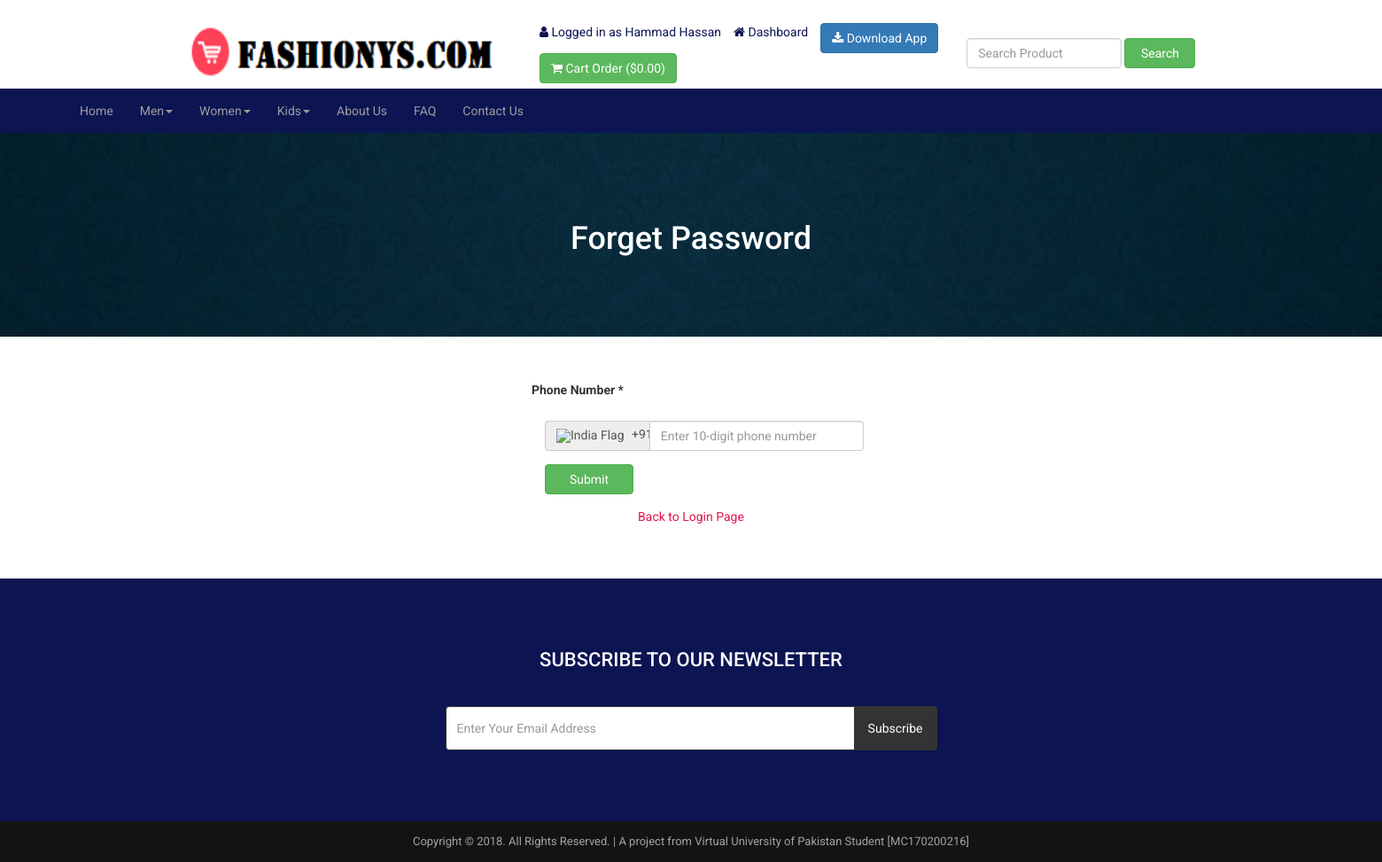
/forget-password.php (signed in), run on the app's committed database.
### tables this page shows
CREATE TABLE IF NOT EXISTS `tbl_settings` (
  `id` int(11) NOT NULL,
  `logo` varchar(255) NOT NULL,
  `favicon` varchar(255) NOT NULL,
  `footer_about` text NOT NULL,
  `footer_copyright` text NOT NULL,
  `contact_address` text NOT NULL,
  `contact_email` varchar(255) NOT NULL,
  `contact_phone` varchar(255) NOT NULL,
  `contact_fax` varchar(255) NOT NULL,
  `contact_map_iframe` text NOT NULL,
  `receive_email` varchar(255) NOT NULL,
  `receive_email_subject` varchar(255) NOT NULL,
  `receive_email_thank_you_message` text NOT NULL,
  `forget_password_message` text NOT NULL,
  `total_recent_post_footer` int(10) NOT NULL,
  `total_popular_post_footer` int(10) NOT NULL,
  `total_recent_post_sidebar` int(11) NOT NULL,
  `total_popular_post_sidebar` int(11) NOT NULL,
  `total_featured_product_home` int(11) NOT NULL,
  `total_latest_product_home` int(11) NOT NULL,
  `total_popular_product_home` int(11) NOT NULL,
  `meta_title_home` text NOT NULL,
  `meta_keyword_home` text NOT NULL,
  `meta_description_home` text NOT NULL,
  `banner_login` varchar(255) NOT NULL,
  `banner_registration` varchar(255) NOT NULL,
  `banner_forget_password` varchar(255) NOT NULL,
  `banner_reset_password` varchar(255) NOT NULL,
  `banner_search` varchar(255) NOT NULL,
  `banner_cart` varchar(255) NOT NULL,
  `banner_checkout` varchar(255) NOT NULL,
  `banner_product_category` varchar(255) NOT NULL,
  `banner_blog` varchar(255) NOT NULL,
  `cta_title` varchar(255) NOT NULL,
  `cta_content` text NOT NULL,
  `cta_read_more_text` varchar(255) NOT NULL,
  `cta_read_more_url` varchar(255) NOT NULL,
  `cta_photo` varchar(255) NOT NULL,
  `featured_product_title` varchar(255) NOT NULL,
  `featured_product_subtitle` varchar(255) NOT NULL,
  `latest_product_title` varchar(255) NOT NULL,
  `latest_product_subtitle` varchar(255) NOT NULL,
  `popular_product_title` varchar(255) NOT NULL,
  `popular_product_subtitle` varchar(255) NOT NULL,
  `testimonial_title` varchar(255) NOT NULL,
  `testimonial_subtitle` varchar(255) NOT NULL,
  `testimonial_photo` varchar(255) NOT NULL,
  `blog_title` varchar(255) NOT NULL,
  `blog_subtitle` varchar(255) NOT NULL,
  `newsletter_text` text NOT NULL,
  `paypal_email` varchar(255) NOT NULL,
  `stripe_public_key` varchar(255) NOT NULL,
  `stripe_secret_key` varchar(255) NOT NULL,
  `bank_detail` text NOT NULL,
  `before_head` text NOT NULL,
  `after_body` text NOT NULL,
  `before_body` text NOT NULL,
  `home_service_on_off` int(11) NOT NULL,
  `home_welcome_on_off` int(11) NOT NULL,
  `home_featured_product_on_off` int(11) NOT NULL,
  `home_latest_product_on_off` int(11) NOT NULL,
  `home_popular_product_on_off` int(11) NOT NULL,
  `home_testimonial_on_off` int(11) NOT NULL,
  `home_blog_on_off` int(11) NOT NULL,
  `newsletter_on_off` int(11) NOT NULL,
  `ads_above_welcome_on_off` int(1) NOT NULL,
  `ads_above_featured_product_on_off` int(1) NOT NULL,
  `ads_above_latest_product_on_off` int(1) NOT NULL,
  `ads_above_popular_product_on_off` int(1) NOT NULL,
  `ads_above_testimonial_on_off` int(1) NOT NULL,
  `ads_category_sidebar_on_off` int(1) NOT NULL
);

CREATE TABLE IF NOT EXISTS `tbl_top_category` (
  `tcat_id` int(11) NOT NULL,
  `tcat_name` varchar(255) NOT NULL,
  `show_on_menu` int(1) NOT NULL
);

CREATE TABLE IF NOT EXISTS `tbl_page` (
  `id` int(11) NOT NULL,
  `about_title` varchar(255) NOT NULL,
  `about_content` text NOT NULL,
  `about_banner` varchar(255) NOT NULL,
  `about_meta_title` varchar(255) NOT NULL,
  `about_meta_keyword` text NOT NULL,
  `about_meta_description` text NOT NULL,
  `faq_title` varchar(255) NOT NULL,
  `faq_banner` varchar(255) NOT NULL,
  `faq_meta_title` varchar(255) NOT NULL,
  `faq_meta_keyword` text NOT NULL,
  `faq_meta_description` text NOT NULL,
  `blog_title` varchar(255) NOT NULL,
  `blog_banner` varchar(255) NOT NULL,
  `blog_meta_title` varchar(255) NOT NULL,
  `blog_meta_keyword` text NOT NULL,
  `blog_meta_description` text NOT NULL,
  `contact_title` varchar(255) NOT NULL,
  `contact_banner` varchar(255) NOT NULL,
  `contact_meta_title` varchar(255) NOT NULL,
  `contact_meta_keyword` text NOT NULL,
  `contact_meta_description` text NOT NULL,
  `pgallery_title` varchar(255) NOT NULL,
  `pgallery_banner` varchar(255) NOT NULL,
  `pgallery_meta_title` varchar(255) NOT NULL,
  `pgallery_meta_keyword` text NOT NULL,
  `pgallery_meta_description` text NOT NULL,
  `vgallery_title` varchar(255) NOT NULL,
  `vgallery_banner` varchar(255) NOT NULL,
  `vgallery_meta_title` varchar(255) NOT NULL,
  `vgallery_meta_keyword` text NOT NULL,
  `vgallery_meta_description` text NOT NULL
);

### forget-password.php (the view, shortened to what this page needs)
<?php require_once('header.php'); ?>
<?php
$statement = $pdo->prepare("SELECT * FROM tbl_settings WHERE id=1");
$statement->execute();
$result = $statement->fetchAll(PDO::FETCH_ASSOC);
foreach ($result as $row) {
    $banner_forget_password = $row['banner_forget_password'];
}
?>
<div class="page-banner" style="background-color:#444;background-image: url(assets/uploads/<?php echo $banner_forget_password; ?>);">
    <div class="inner">
        <h1><?php echo LANG_VALUE_97; ?></h1>
    </div>
</div>
<div class="page">
    <div class="container">
        <div class="row">
            <div class="col-md-12">
                <div class="user-content">
                    <form action="" method="post">
                        <div class="row">
                            <div class="col-md-4"></div>
                            <div class="col-md-4">
                                <div class="form-group">
                                    <label for=""><?php echo "Phone Number"; ?> *</label>
                                    <div class="container">
                                      <div class="row">
                                        <div class="col-xs-12 col-sm-6 col-md-4">
                                          <div class="input-group" style="margin-top: 20px;">
                                            <span class="input-group-addon">
                                              <img src="https://upload.wikimedia.org/wikipedia/en/4/41/Flag_of_India.svg" alt="India Flag" style="width: 20px; height: 15px; margin-right: 5px;">
                                              +91
                                            </span>
                                            <input type="number" class="form-control" name="cust_phone" id="cust_phone" placeholder="Enter 10-digit phone number" maxlength="10" pattern="[6-9][0-9]{9}" title="Phone number must be exactly 10 digits and start with a number between 6 and 9" required oninput="validatePhone(this)">
                                          </div>
                                        </div>
                                      </div>
                                    </div>
                                </div>
                               <div class="form-group ml-3 col-xs-12 col-sm-6">
                                    <button style="width:100px;" type="submit" class="btn btn-success" name="form1">
                                        <?php echo LANG_VALUE_4; ?>
                                    </button>
                                </div>
                            </div>
                        </div >
                        <p style="text-align:center;"><a href="login.php" style="color:#e4144d;"><?php echo LANG_VALUE_12; ?></a></p>
                    </form>
                </div>
            </div>
        </div>
    </div>
</div>
<?php require_once('footer.php'); ?>

### header.php (shortened to what this page needs)
<?php
include("admin/inc/config.php");
$statement = $pdo->prepare("SELECT * FROM tbl_settings WHERE id=1");
$statement->execute();
$result = $statement->fetchAll(PDO::FETCH_ASSOC);
foreach ($result as $row)
{
	$logo = $row['logo'];
}
?>
<!DOCTYPE html>
<html lang="en">
<head>
	<link rel="stylesheet" href="assets/css/bootstrap.min.css">
	<link rel="stylesheet" href="assets/css/font-awesome.min.css">
	<link rel="stylesheet" href="assets/css/owl.carousel.min.css">
	<link rel="stylesheet" href="assets/css/owl.theme.default.min.css">
	<link rel="stylesheet" href="assets/css/jquery.bxslider.min.css">
    <link rel="stylesheet" href="assets/css/magnific-popup.css">
    <link rel="stylesheet" href="assets/css/rating.css">
	<link rel="stylesheet" href="assets/css/spacing.css">
	<link rel="stylesheet" href="assets/css/bootstrap-touch-slider.css">
	<link rel="stylesheet" href="assets/css/animate.min.css">
	<link rel="stylesheet" href="assets/css/tree-menu.css">
	<link rel="stylesheet" href="assets/css/select2.min.css">
	<link rel="stylesheet" href="assets/css/main.css">
	<link rel="stylesheet" href="assets/css/responsive.css">
	<?php
	$statement = $pdo->prepare("SELECT * FROM tbl_page WHERE id=1");
	$statement->execute();
	$result = $statement->fetchAll(PDO::FETCH_ASSOC);
		?>
</head>
<body>
<br>
<div class="header">
	<div class="container">
		<div class="row inner">
			<div class="col-md-4 logo">
				<a href="index.php"><img src="assets/uploads/<?php echo $logo; ?>" alt="logo image"></a>
			</div>
			<div class="col-md-5 right">
				<ul>
					<?php
					if(isset($_SESSION['customer'])) {
						?>
						<li><i class="fa fa-user"></i> <?php echo LANG_VALUE_13; ?> <?php echo $_SESSION['customer']['cust_name']; ?></li>
						<li><a href="dashboard.php"><i class="fa fa-home"></i> <?php echo LANG_VALUE_89; ?></a></li>
						<?php
					} else {
						?>
						<li><a href="login.php"><i class="fa fa-sign-in"></i> <?php echo LANG_VALUE_9; ?></a></li>
						<li><a href="registration.php"><i class="fa fa-user-plus"></i> <?php echo LANG_VALUE_15; ?></a></li>
						<?php
					}
					?>
                    <li class="btn btn-primary"><a href="/downloads/SSN Market.apk" download ><i class="fa fa-download" aria-hidden="true" style="color:white;"></i> <span style="color:white;">Download App</span</a></li>
					<li class="btn btn-success"><a href="cart.php"><span style="color:white;"><i class="fa fa-shopping-cart"></i><?php echo " Cart Order"; ?> (<?php echo LANG_VALUE_1; ?><?php
					if(isset($_SESSION['cart_p_id'])) {
						$table_total_price = 0;
						$i=0;
	                    foreach($_SESSION['cart_p_qty'] as $key => $value)
	                    {
	                        $i++;
	                        $arr_cart_p_qty[$i] = $value;
	                    }                    $i=0;
	                    foreach($_SESSION['cart_p_current_price'] as $key => $value)
	                    {
	                        $i++;
	                        $arr_cart_p_current_price[$i] = $value;
	                    }
	                    for($i=1;$i<=count($arr_cart_p_qty);$i++) {
	                    	$row_total_price = $arr_cart_p_current_price[$i]*$arr_cart_p_qty[$i];
	                        $table_total_price = $table_total_price + $row_total_price;
	                    }
						echo $table_total_price;
					} else {
						echo '0.00';
					}
					?>)</span></a></li>
				</ul>
			</div>
			<div class="col-md-3 search-area">
				<form class="navbar-form navbar-left" role="search" action="search-result.php" method="get">
					<div class="form-group">
						<input type="text" class="form-control search-top" placeholder="<?php echo LANG_VALUE_2; ?>" name="search_text">
					</div>
					<button type="submit" class="btn btn-success"><?php echo LANG_VALUE_3; ?></button>
				</form>
			</div>
		</div>
	</div>
</div>
<div class="nav navbar-inverse">
	<div class="container-fluid">
		<div class="navbar-header">
		    <div class="col-xs-9">
      </div>
      <div class="col-xs-3 text-right">
      </div>
    	</div>
		<div class="collapse navbar-collapse" id="myNavbar">
						<ul class="nav navbar-nav">
							<li><a href="index.php">Home</a></li>
							<?php
							$statement = $pdo->prepare("SELECT * FROM tbl_top_category WHERE show_on_menu=1");
							$statement->execute();
							$result = $statement->fetchAll(PDO::FETCH_ASSOC);
							foreach ($result as $row) {
								?>
								<li class="dropdown">
									<a class="dropdown-toggle" data-toggle="dropdown" href="product-category.php?id=<?php echo $row['tcat_id']; ?>&type=top-category"><?php echo $row['tcat_name']; ?><span class="caret"></span></a>
								</li>
								<?php
							}
							?>
							<?php
							$statement = $pdo->prepare("SELECT * FROM tbl_page WHERE id=1");
							$statement->execute();
							$result = $statement->fetchAll(PDO::FETCH_ASSOC);
							foreach ($result as $row) {
								$about_title = $row['about_title'];
								$faq_title = $row['faq_title'];
								$contact_title = $row['contact_title'];
							}
							?>
							<li><a href="about.php"><?php echo $about_title; ?></a></li>
							<li><a href="faq.php"><?php echo $faq_title; ?></a></li>
							<li><a href="contact.php"><?php echo $contact_title; ?></a></li>
						</ul>
		</div>
	</div>
</div>

### footer.php (shortened to what this page needs)
<?php
$statement = $pdo->prepare("SELECT * FROM tbl_settings WHERE id=1");
$statement->execute();
$result = $statement->fetchAll(PDO::FETCH_ASSOC);
foreach ($result as $row)
{
	$footer_copyright = $row['footer_copyright'];
    $newsletter_on_off = $row['newsletter_on_off'];
}
?>
<?php if($newsletter_on_off == 1): ?>
<section class="home-newsletter">
	<div class="container">
		<div class="row">
			<div class="col-md-6 col-md-offset-3">
				<div class="single">
				<form action="" method="post">
					<h2><?php echo LANG_VALUE_93; ?></h2>
					<div class="input-group">
			        	<input type="email" class="form-control" placeholder="<?php echo LANG_VALUE_95; ?>" name="email_subscribe">
			         	<span class="input-group-btn">
			         	<button class="btn btn-theme" type="submit" name="form_subscribe"><?php echo LANG_VALUE_92; ?></button>
			         	</span>
			        </div>
				</div>
			</div>
		</div>
	</div>
</section>
<?php endif; ?>
<div class="footer-bottom">
	<div class="container">
		<div class="row">
			<div class="col-md-12 copyright">
				<?php echo $footer_copyright; ?>
			</div>
		</div>
	</div>
</div>
</body>
</html>

### assets/css/main.css (style rules this page uses)
* { margin: 0; padding: 0; }
body { font-family: 'Roboto', sans-serif; font-size: 14px; }
h1, h2, h3, h4, h5, h6 { font-family: 'Roboto', sans-serif; }
a { text-decoration: none; }
.header { width: 100%; height: auto; background: #fff; }
.header .inner { height: auto; display: table; }
.header .logo { float: none; display: table-cell; vertical-align: middle; }
.header .logo img { max-width: 100%; height: 80px; }
.header .navbar-form .form-control { width: 300px; }
.header .search-area { float: none; display: table-cell; vertical-align: middle; }
.header .search-area .form-group { width: calc(100% - 84px); }
.header .search-area button { width: 80px; }
.header .search-area form { width: 100%; }
.header .right { float: none; display: table-cell; vertical-align: middle; padding-right: 0; }
.header .right ul { float: right; margin-bottom: 0; }
.header .right ul li { list-style-type: none; float: left; margin-left: 14px; color: #0d1452; }
.header .right ul li a { color: #0d1452; }
.header .navbar-form .search-top { width: 100%; }
.nav { background: #0d1452; }
.footer-bottom { width: 100%; height: auto; background: #141314; padding: 14px 0; }
.footer-bottom .copyright { font-size: 13px; color: #a3a3a3; text-align: center; }
.page-banner { width: 100%; height: auto; background-repeat: no-repeat; background-position: center center; -webkit-background-size: cover; background-size: cover; position: relative; padding-top: 80px; padding-bottom: 80px; overflow: hidden; }
.page-banner h1 { color: #fff; text-align: center; z-index: 999; position: relative; }
.page { width: 100%; height: auto; padding-top: 50px; padding-bottom: 50px; }
.home-newsletter { padding: 80px 0; background: #0d1452; }
.home-newsletter .single { max-width: 650px; margin: 0 auto; text-align: center; position: relative; z-index: 2; }
.home-newsletter .single h2 { font-size: 22px; color: white; text-transform: uppercase; margin-bottom: 40px; margin-top: 0; }
.home-newsletter .single .form-control { height: 50px; border-color: #333; outline: none; }
.home-newsletter .single .btn { min-height: 50px; background: #333; color: #fff; padding-left: 15px; padding-right: 15px; }

### assets/css/responsive.css (style rules this page uses)
@media only screen and (min-width: 992px) { .header .inner { width: 100%; } }
@media only screen and (min-width: 992px) { .header .search-area { padding-right: 0; } }
@media only screen and (min-width: 992px) { .header .search-area form { padding-right: 0; } }
@media only screen and (min-width: 992px) { .header .container { padding-right: 0; } }

### data on the page
tbl_settings: logo (picture), banner_forget_password (picture), footer_copyright "Copyright © 2018. All Rights Reserved. | A project from Virtual University of Pakistan Student [MC170200216]"
tbl_top_category: tcat_name "Men"
tbl_top_category: tcat_name "Women"
tbl_top_category: tcat_name "Kids"
tbl_page: about_title "About Us", faq_title "FAQ", contact_title "Contact Us"

### other printed values
LANG_VALUE_13 "Logged in as"
$_SESSION['customer']['cust_name'] "Hammad Hassan"
LANG_VALUE_89 "Dashboard"
LANG_VALUE_1 "$"
LANG_VALUE_3 "Search"
LANG_VALUE_97 "Forget Password"
LANG_VALUE_4 "Submit"
LANG_VALUE_12 "Back to Login Page"
LANG_VALUE_93 "SUBSCRIBE TO OUR NEWSLETTER"
LANG_VALUE_92 "Subscribe"
